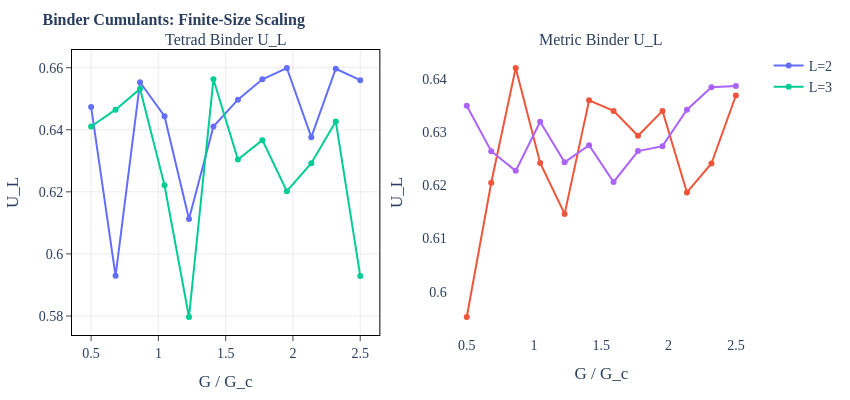

Notebook code for this chart:
### Markdown cell above
## 9. Finite-Size Scaling Analysis

The mean-field and $L=4$ MC results above are suggestive but not definitive. To test whether the vestigial phase is a genuine thermodynamic phase (not a finite-size artifact), we compute **Binder cumulants** at multiple lattice sizes.

The Binder cumulant $U_L = 1 - \langle m^4 \rangle / (3 \langle m^2 \rangle^2)$ crosses at a universal value at a second-order phase transition. If the tetrad and metric Binder crossings occur at **different** couplings, the vestigial phase exists as a distinct thermodynamic phase.

### Code cell
# Finite-size scaling with L = 2, 3 (small for demo; production would use L = 4, 6, 8)
mc_fss = MCParams(n_thermalize=50, n_measure=100, n_skip=3, step_size=0.3, seed=42)
fss_result = finite_size_scaling(
    lattice_sizes=[2, 3],
    coupling_range=(0.5, 2.5),
    n_couplings=12,
    mc_params=mc_fss,
)

# Display susceptibility peaks
rows = []
for peak in (
    fss_result.susceptibility_peaks_tetrad + fss_result.susceptibility_peaks_metric
):
    rows.append(
        {
            "L": peak.L,
            "Type": peak.order_param_type,
            "Peak G/Gc": f"{peak.peak_coupling:.2f}",
            "Peak height": f"{peak.peak_height:.2f}",
        }
    )
display(pd.DataFrame(rows))

# Binder cumulant plot
fig = make_subplots(
    rows=1, cols=2, subplot_titles=["Tetrad Binder U_L", "Metric Binder U_L"]
)
for L in fss_result.lattice_sizes:
    binders = fss_result.binder_data[L]
    ratios = [b.coupling_ratio for b in binders]
    fig.add_trace(
        go.Scatter(
            x=ratios,
            y=[b.U_tetrad for b in binders],
            mode="lines+markers",
            name=f"L={L}",
        ),
        row=1,
        col=1,
    )
    fig.add_trace(
        go.Scatter(
            x=ratios,
            y=[b.U_metric for b in binders],
            mode="lines+markers",
            name=f"L={L}",
            showlegend=False,
        ),
        row=1,
        col=2,
    )
fig.update_xaxes(title_text="G / G_c")
fig.update_yaxes(title_text="U_L")
apply_layout(
    fig,
    height=400,
    width=850,
    title=dict(text="<b>Binder Cumulants: Finite-Size Scaling</b>", font=TITLE_FONT),
)
fig.show()

### Figure 1 — Plotly figure (JSON) as saved in the notebook; plotly's stock layout.template omitted (floating-point values rounded to 4 significant figures)
{"data": [{"mode": "lines+markers", "name": "L=2", "type": "scatter", "x": [0.5, 0.6818, 0.8636, 1.045, 1.227, 1.409, 1.591, 1.773, 1.955, 2.136, 2.318, 2.5], "xaxis": "x", "y": [0.6474, 0.5929, 0.6553, 0.6443, 0.6113, 0.641, 0.6497, 0.6563, 0.6599, 0.6376, 0.6597, 0.656], "yaxis": "y"}, {"mode": "lines+markers", "name": "L=2", "showlegend": false, "type": "scatter", "x": [0.5, 0.6818, 0.8636, 1.045, 1.227, 1.409, 1.591, 1.773, 1.955, 2.136, 2.318, 2.5], "xaxis": "x2", "y": [0.5952, 0.6205, 0.642, 0.6242, 0.6146, 0.636, 0.634, 0.6293, 0.634, 0.6186, 0.6241, 0.6369], "yaxis": "y2"}, {"mode": "lines+markers", "name": "L=3", "type": "scatter", "x": [0.5, 0.6818, 0.8636, 1.045, 1.227, 1.409, 1.591, 1.773, 1.955, 2.136, 2.318, 2.5], "xaxis": "x", "y": [0.6411, 0.6465, 0.6532, 0.6221, 0.5797, 0.6563, 0.6304, 0.6367, 0.6202, 0.6292, 0.6427, 0.5929], "yaxis": "y"}, {"mode": "lines+markers", "name": "L=3", "showlegend": false, "type": "scatter", "x": [0.5, 0.6818, 0.8636, 1.045, 1.227, 1.409, 1.591, 1.773, 1.955, 2.136, 2.318, 2.5], "xaxis": "x2", "y": [0.6349, 0.6264, 0.6227, 0.6319, 0.6243, 0.6275, 0.6206, 0.6264, 0.6273, 0.6342, 0.6384, 0.6386], "yaxis": "y2"}], "layout": {"annotations": [{"font": {"size": 16}, "showarrow": false, "text": "Tetrad Binder U_L", "x": 0.225, "xanchor": "center", "xref": "paper", "y": 1, "yanchor": "bottom", "yref": "paper"}, {"font": {"size": 16}, "showarrow": false, "text": "Metric Binder U_L", "x": 0.775, "xanchor": "center", "xref": "paper", "y": 1, "yanchor": "bottom", "yref": "paper"}], "font": {"family": "CMU Serif, Computer Modern, Times New Roman, serif", "size": 14}, "height": 400, "margin": {"b": 60, "l": 70, "r": 30, "t": 50}, "paper_bgcolor": "white", "plot_bgcolor": "white", "title": {"font": {"family": "CMU Serif, Computer Modern, Times New Roman, serif", "size": 16}, "text": "<b>Binder Cumulants: Finite-Size Scaling</b>"}, "width": 850, "xaxis": {"anchor": "y", "domain": [0, 0.45], "gridcolor": "rgba(0,0,0,0.08)", "linecolor": "black", "linewidth": 1, "mirror": true, "showgrid": true, "showline": true, "ticks": "outside", "title": {"text": "G / G_c"}, "zeroline": true, "zerolinecolor": "rgba(0,0,0,0.2)"}, "xaxis2": {"anchor": "y2", "domain": [0.55, 1], "title": {"text": "G / G_c"}}, "yaxis": {"anchor": "x", "domain": [0, 1], "gridcolor": "rgba(0,0,0,0.08)", "linecolor": "black", "linewidth": 1, "mirror": true, "showgrid": true, "showline": true, "ticks": "outside", "title": {"text": "U_L"}, "zeroline": true, "zerolinecolor": "rgba(0,0,0,0.2)"}, "yaxis2": {"anchor": "x2", "domain": [0, 1], "title": {"text": "U_L"}}}}
